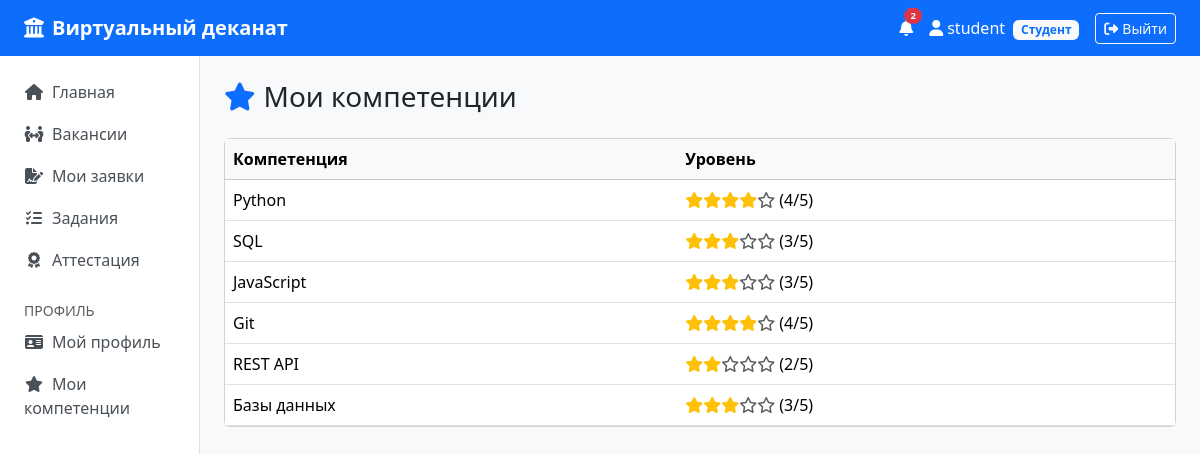
The app's page /profile/competencies (signed in) with its own data.
### models.py (models this page shows, shortened)
class User(UserMixin, db.Model):
    __tablename__ = "users"
    id        = db.Column(db.Integer, primary_key=True)
    login     = db.Column(db.String(64), unique=True, nullable=False)
    password  = db.Column(db.String(256), nullable=False)
    role      = db.Column(db.String(32), nullable=False)
    is_active = db.Column(db.Boolean, nullable=False, default=True)
    student = db.relationship("Student", backref="user", uselist=False)
    teacher = db.relationship("Teacher", backref="user", uselist=False)
    curator = db.relationship("Curator", backref="user", uselist=False)
    notifications = db.relationship("Notification", backref="user", lazy="dynamic",
                                     order_by="Notification.created_at.desc()")
    @property
    def unread_count(self):
        return self.notifications.filter_by(is_read=False).count()

class StudentKompetenciya(db.Model):
    __tablename__ = "student_kompetencii"
    student_id      = db.Column(db.Integer, db.ForeignKey("students.id"), primary_key=True)
    kompetenciya_id = db.Column(db.Integer, db.ForeignKey("kompetencii.id"), primary_key=True)
    level           = db.Column(db.Integer, nullable=False, default=1)

class Kompetenciya(db.Model):
    __tablename__ = "kompetencii"
    id   = db.Column(db.Integer, primary_key=True)
    name = db.Column(db.String(255), nullable=False)
    student_links  = db.relationship("StudentKompetenciya", backref="kompetenciya", cascade="all, delete-orphan")
    vacancy_links  = db.relationship("VacancyRequirement", backref="kompetenciya", cascade="all, delete-orphan")

### profile/routes.py (the view)
@bp.route("/competencies")
@login_required
def competencies():
    komps = []
    if current_user.role == "student" and current_user.student:
        komps = current_user.student.kompetencii
    return render_template("profile/competencies.html", komps=komps)

### templates/profile/competencies.html (shortened to what this page needs)
{% extends 'base.html' %}
{% block content %}
<h3 class="mb-4"><i class="fa-solid fa-star text-primary me-2"></i>Мои компетенции</h3>
{% if komps %}
<div class="card"><div class="card-body p-0">
  <table class="table table-hover mb-0"><thead class="table-light"><tr><th>Компетенция</th><th>Уровень</th></tr></thead>
    <tbody>{% for sk in komps %}<tr><td>{{ sk.kompetenciya.name }}</td><td>
      {% for i in range(5) %}{% if i < sk.level %}<i class="fa-solid fa-star text-warning"></i>{% else %}<i class="fa-regular fa-star text-muted"></i>{% endif %}{% endfor %}
      ({{ sk.level }}/5)</td></tr>{% endfor %}</tbody></table>
</div></div>
{% else %}<div class="alert alert-info">Компетенции ещё не определены.</div>{% endif %}
{% endblock %}

### templates/base.html (shortened to what this page needs)
<!doctype html>
<html lang="ru">
<head>
  <link rel="stylesheet" href="https://cdn.jsdelivr.net/npm/bootstrap@5.3.3/dist/css/bootstrap.min.css">
  <link rel="stylesheet" href="https://cdnjs.cloudflare.com/ajax/libs/font-awesome/6.5.0/css/all.min.css">
</head>
<body>
{% if current_user.is_authenticated %}
<nav class="navbar navbar-expand-lg navbar-dark bg-primary mb-0">
  <div class="container-fluid px-4">
    <a class="navbar-brand" href="{{ url_for('dashboard.index') }}">
      <i class="fa-solid fa-university me-2"></i>Виртуальный деканат
    </a>
    <div class="ms-auto d-flex align-items-center gap-3">
      <a href="{{ url_for('profile.notifications') }}" class="text-white text-decoration-none position-relative">
        <i class="fa-solid fa-bell"></i>
        {% if current_user.unread_count > 0 %}
        <span class="position-absolute top-0 start-100 translate-middle badge rounded-pill bg-danger" style="font-size:.6rem">
          {{ current_user.unread_count }}
        </span>
        {% endif %}
      </a>
      <a href="{{ url_for('profile.index') }}" class="text-white text-decoration-none">
        <i class="fa-solid fa-user me-1"></i>{{ current_user.login }}
        {% set role_labels = {'student': 'Студент', 'curator': 'Куратор', 'teacher': 'Преподаватель', 'admin': 'Администратор'} %}
        <span class="badge bg-light text-primary role-badge ms-1">{{ role_labels.get(current_user.role, current_user.role) }}</span>
      </a>
      <a href="{{ url_for('auth.logout') }}" class="btn btn-outline-light btn-sm">
        <i class="fa-solid fa-right-from-bracket me-1"></i>Выйти
      </a>
    </div>
  </div>
</nav>
<div class="container-fluid">
  <div class="row">
    <nav class="col-md-2 bg-white sidebar border-end py-3 px-2">
      <ul class="nav flex-column">
        <li class="nav-item"><a class="nav-link" href="{{ url_for('dashboard.index') }}"><i class="fa-solid fa-house me-2"></i>Главная</a></li>
        <li class="nav-item"><a class="nav-link" href="{{ url_for('distribution.index') }}"><i class="fa-solid fa-people-arrows me-2"></i>Вакансии</a></li>
        {% if current_user.role == 'student' %}
        <li class="nav-item"><a class="nav-link" href="{{ url_for('distribution.my_applications') }}"><i class="fa-solid fa-file-signature me-2"></i>Мои заявки</a></li>
        {% endif %}
        <li class="nav-item"><a class="nav-link" href="{{ url_for('execution.index') }}"><i class="fa-solid fa-list-check me-2"></i>Задания</a></li>
        <li class="nav-item"><a class="nav-link" href="{{ url_for('attestation.index') }}"><i class="fa-solid fa-award me-2"></i>Аттестация</a></li>
        <li class="nav-item mt-3"><small class="text-muted px-3">ПРОФИЛЬ</small></li>
        <li class="nav-item"><a class="nav-link" href="{{ url_for('profile.index') }}"><i class="fa-solid fa-id-card me-2"></i>Мой профиль</a></li>
        {% if current_user.role == 'student' %}
        <li class="nav-item"><a class="nav-link" href="{{ url_for('profile.competencies') }}"><i class="fa-solid fa-star me-2"></i>Мои компетенции</a></li>
        {% endif %}
      </ul>
    </nav>
    <main class="col-md-10 py-4 px-4">
      {% block content %}{% endblock %}
    </main>
  </div>
</div>
{% endif %}
</body>
</html>

### templates/base.html (style rules this page uses)
body { background-color: #f8f9fa; }
.navbar-brand { font-weight: 600; }
.role-badge { font-size: .75rem; }
.sidebar { min-height: calc(100vh - 72px); }
.sidebar .nav-link { color: #495057; border-radius: .375rem; margin-bottom: 2px; }
.sidebar .nav-link i { width: 20px; text-align: center; }

### records on screen
User: login "student", get "Студент"
StudentKompetenciya: kompetenciya.name "Python", level "4"
StudentKompetenciya: kompetenciya.name "SQL", level "3"
StudentKompetenciya: kompetenciya.name "JavaScript", level "3"
StudentKompetenciya: kompetenciya.name "Git", level "4"
StudentKompetenciya: kompetenciya.name "REST API", level "2"
StudentKompetenciya: kompetenciya.name "Базы данных", level "3"

### other values on screen
{{ current_user.unread_count }} "2"
